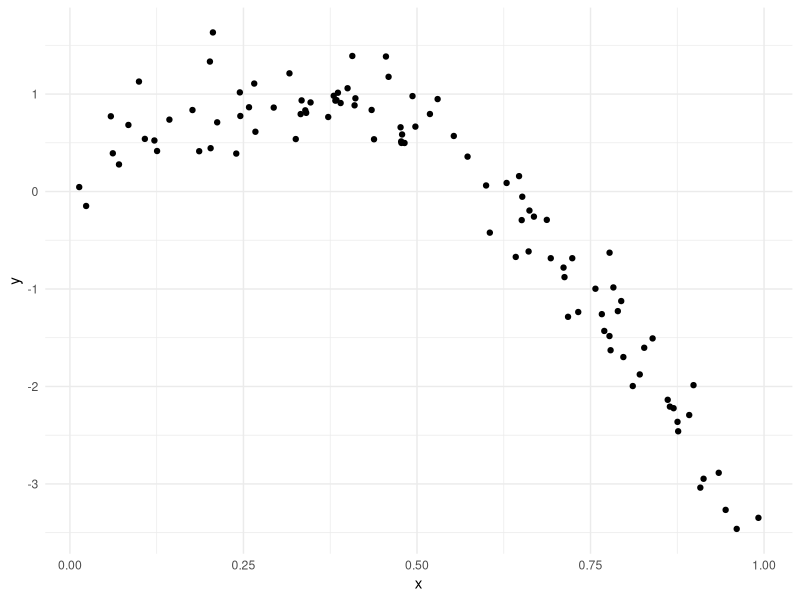
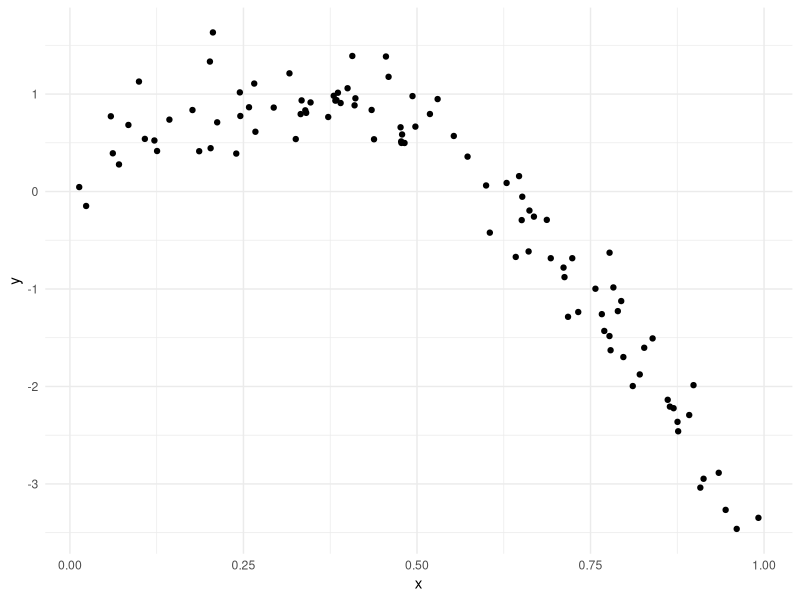
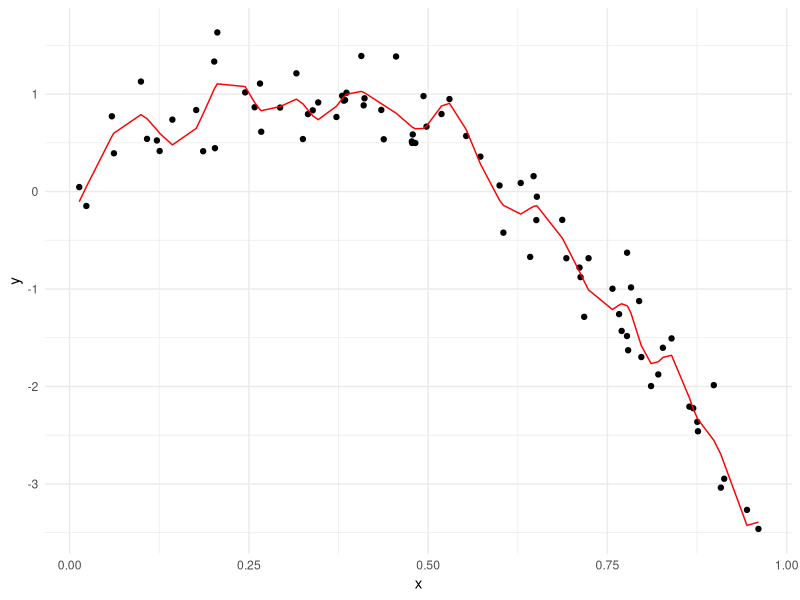
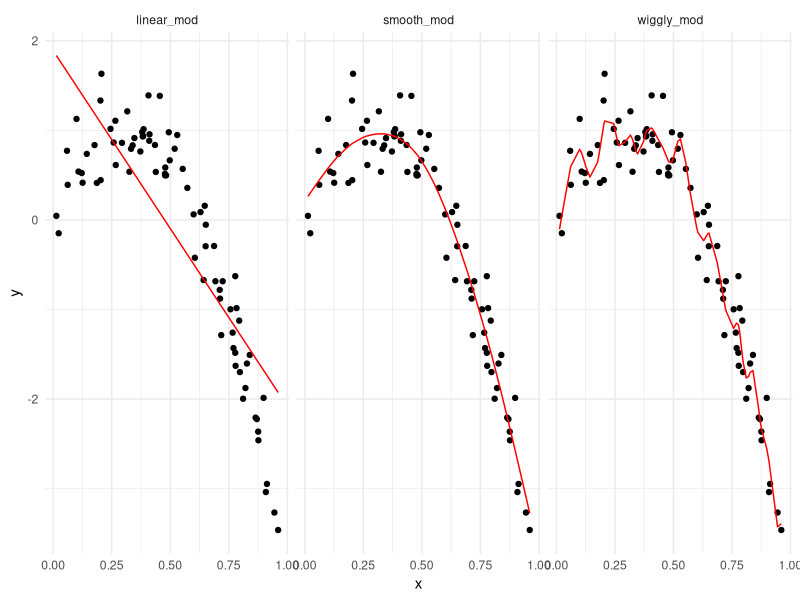

Recreate these plots in R, in order.
## ---- chunk 1
library(tidyverse)
library(modelr)
library(mgcv)

knitr::opts_chunk$set(
  fig.width = 6,
  fig.asp = .6,
  out.width = "90%"
)

theme_set(theme_minimal() + theme(legend.position = "bottom"))

options(
  ggplot2.continuous.colour = "viridis",
  ggplot2.continuous.fill = "viridis"
)


scale_colour_discrete = scale_color_viridis_d
scale_fill_discrete = scale_fill_viridis_d

set.seed(1)
## ---- chunk 2
nonlin_df = 
  tibble(
    id = 1:100,
    x = runif(100, 0, 1),
    y = 1 - 10 * (x - .3) ^ 2 + rnorm(100, 0, .3)
  )

nonlin_df %>% 
  ggplot(aes(x = x, y = y)) + 
  geom_point()
## ---- chunk 3
nonlin_df %>% 
  ggplot(aes(x = x, y = y)) +
  geom_point()
## ---- chunk 4
train_df = sample_n(nonlin_df, size = 80)
test_df = anti_join(nonlin_df, train_df, by = "id")
## ---- chunk 5
linear_mod = lm(y ~ x, data = train_df)
smooth_mod = gam(y ~ s(x), data = train_df)
wiggly_mod = gam(y ~ s(x, k = 30), sp = 10e-6, data = train_df)
## ---- chunk 6
train_df %>% 
  add_predictions(wiggly_mod) %>% 
  ggplot(aes(x = x, y = y)) +
  geom_point() +
  geom_line(aes(y = pred), color = "red")
## ---- chunk 7
train_df %>% 
  gather_predictions(linear_mod, smooth_mod, wiggly_mod) %>% 
  ggplot(aes(x = x, y = y)) +
  geom_point() +
  geom_line(aes(y = pred), color = "red") +
  facet_grid(. ~ model)
## ---- chunk 8
rmse(linear_mod, test_df)
rmse(smooth_mod, test_df)
rmse(wiggly_mod, test_df)
